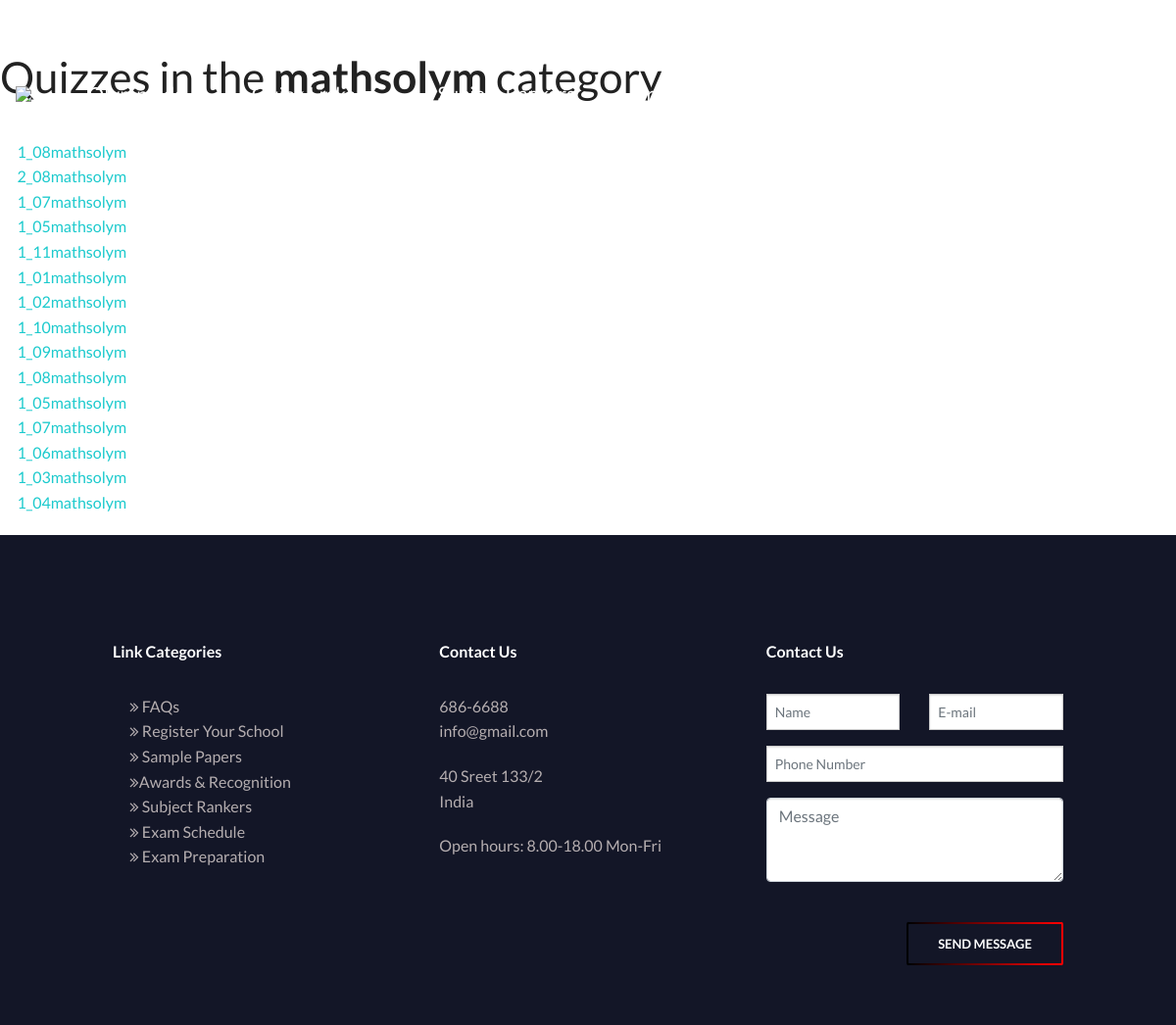
The page /category/mathsolym/ on the database its author committed.
### quiz/models.py (models this page shows, shortened)
class Category(models.Model):
    category = models.CharField(
        verbose_name=_("Category"),
        max_length=250, blank=True,
        unique=True, null=True)
    objects = CategoryManager()
    class Meta:
        verbose_name = _("Category")
        verbose_name_plural = _("Categories")

class Quiz(models.Model):
    title = models.CharField(
        verbose_name=_("Title"),
        max_length=60, blank=False)
    url = models.SlugField(
        max_length=60, blank=False,
        help_text=_("a user friendly url"),
        verbose_name=_("user friendly url"))
    category = models.ForeignKey(
        Category, null=True, blank=True,
        verbose_name=_("Category"), on_delete=models.CASCADE)
    standard = models.ForeignKey(
            Standard, null=True, blank=True,
            verbose_name=_("Standard"), on_delete=models.CASCADE)
    random_order = models.BooleanField(
        blank=False, default=False,
        verbose_name=_("Random Order"),
        help_text=_("Display the questions in "
                    "a random order or as they "
                    "are set?"))
    max_questions = models.PositiveIntegerField(
        blank=True, null=True, verbose_name=_("Max Questions"),
        help_text=_("Number of questions to be answered on each attempt."))
    answers_at_end = models.BooleanField(
        blank=False, default=False,
        help_text=_("Correct answer is NOT shown after question."
                    " Answers displayed at the end."),
        verbose_name=_("Answers at end"))
    exam_paper = models.BooleanField(
        blank=False, default=False,
        help_text=_("If yes, the result of each"
                    " attempt by a user will be"
                    " stored. Necessary for marking."),
        verbose_name=_("Exam Paper"))
    single_attempt = models.BooleanField(
        blank=False, default=False,
        help_text=_("If yes, only one attempt by"
                    " a user will be permitted."
                    " Non users cannot sit this exam."),
        verbose_name=_("Single Attempt"))
    pass_mark = models.SmallIntegerField(
        blank=True, default=0,
        verbose_name=_("Pass Mark"),
        help_text=_("Percentage required to pass exam."),
        validators=[MaxValueValidator(100)])
    draft = models.BooleanField(
        blank=True, default=False,
        verbose_name=_("Draft"),
        help_text=_("If yes, the quiz is not displayed"
                    " in the quiz list and can only be"
                    " taken by users who can edit"
                    " quizzes."))
    ispaid =  models.BooleanField(blank=True, default=False, help_text=_("If yes, than  quiz is subscribed by user"))
    ispaid_final =  models.BooleanField(blank=True, default=False, help_text=_("If yes, than  quiz is subscribed by user"))
    class Meta:
        verbose_name = _("Quiz")
        verbose_name_plural = _("Quizzes")

### quiz/views.py (the view)
class ViewQuizListByCategory(ListView):
    model = Quiz
    template_name = 'view_quiz_category.html'
    def dispatch(self, request, *args, **kwargs):
        self.category = get_object_or_404(
            Category,
            category=self.kwargs['category_name']
        )
        return super(ViewQuizListByCategory, self).\
            dispatch(request, *args, **kwargs)
    def get_context_data(self, **kwargs):
        context = super(ViewQuizListByCategory, self)\
            .get_context_data(**kwargs)
        context['category'] = self.category
        return context
    def get_queryset(self):
        queryset = super(ViewQuizListByCategory, self).get_queryset()
        return queryset.filter(category=self.category, draft=False)

### quiz/templates/view_quiz_category.html (shortened to what this page needs)
{% extends 'base.html' %}
{% load i18n %}
{% block body %}
<h1>{% trans "Quizzes in the" %} <strong>{{ category.category }} </strong>{% trans "category" %}</h1>
  {% with object_list as quizzes %}
    {% if quizzes %}
        <ul>
        {% for quiz in quizzes %}
            <li>
			  <a href="{% url 'quiz_question' quiz_name=quiz.url %}">
				{{ quiz.title }}
			  </a>
			</li>
        {% endfor %}
        </ul>
    {% else %}
        <p>{% trans "There are no quizzes" %}</p>
    {% endif %}
  {% endwith %}
{% endblock %}

### static/Style.css (style rules this page uses)
body { padding: 0%; margin: 0%; font-family: 'Lato'; }
*, *::before, *::after { margin: 0; padding:0; box-sizing: border-box; }
html { font-family: 'Roboto',sans-serif; font-size: 10px; height: 100%; }
body { overflow-x: hidden; height: 100%; }
ul { list-style: none; }

### rows shown on the page
Category: category "mathsolym"
Quiz: title "1_08mathsolym"
Quiz: title "2_08mathsolym"
Quiz: title "1_07mathsolym"
Quiz: title "1_05mathsolym"
Quiz: title "1_11mathsolym"
Quiz: title "1_01mathsolym"
Quiz: title "1_02mathsolym"
Quiz: title "1_10mathsolym"
Quiz: title "1_09mathsolym"
Quiz: title "1_08mathsolym"
Quiz: title "1_05mathsolym"
Quiz: title "1_07mathsolym"
Quiz: title "1_06mathsolym"
Quiz: title "1_03mathsolym"
Quiz: title "1_04mathsolym"
